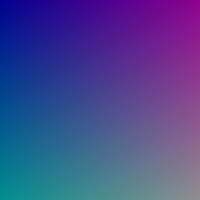
Frame 1 (no input)
Frame 60 (the mouse pressed at the canvas centre just before this capture): identical to frame 1, image omitted
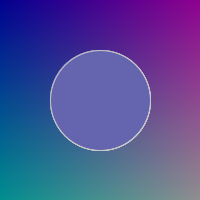
Frame 120 (the mouse held since frame 60 and released just before this capture)

The Processing sketch that drew these frames (run headless with seeded random() and noise(); from frame 60 on, the mouse is pressed at the canvas centre):

// Processing sketch: processing_96380
// ── processing_96380.pde

//Roberta
void setup() {
  size(200, 200);
}

void draw() {

  background(HSB, 100);
  for (int i = 0; i < 200; i++) {
    for (int j = 0; j < 200; j++) {
      stroke(i, j, 200);
      point(i, j);
    }
  }



  fill(mouseX, mouseY, 175);


  ellipse(mouseX, mouseY, mouseY, mouseX);
  ellipse(mouseY, mouseX, mouseX, mouseY);
  ellipse(mouseX, mouseY, mouseX, mouseY);
  ellipse(mouseY, mouseX, mouseY, mouseX);
  ellipse(mouseX, mouseX, mouseY, mouseY);
  ellipse(mouseY, mouseY, mouseX, mouseX);
    
}
